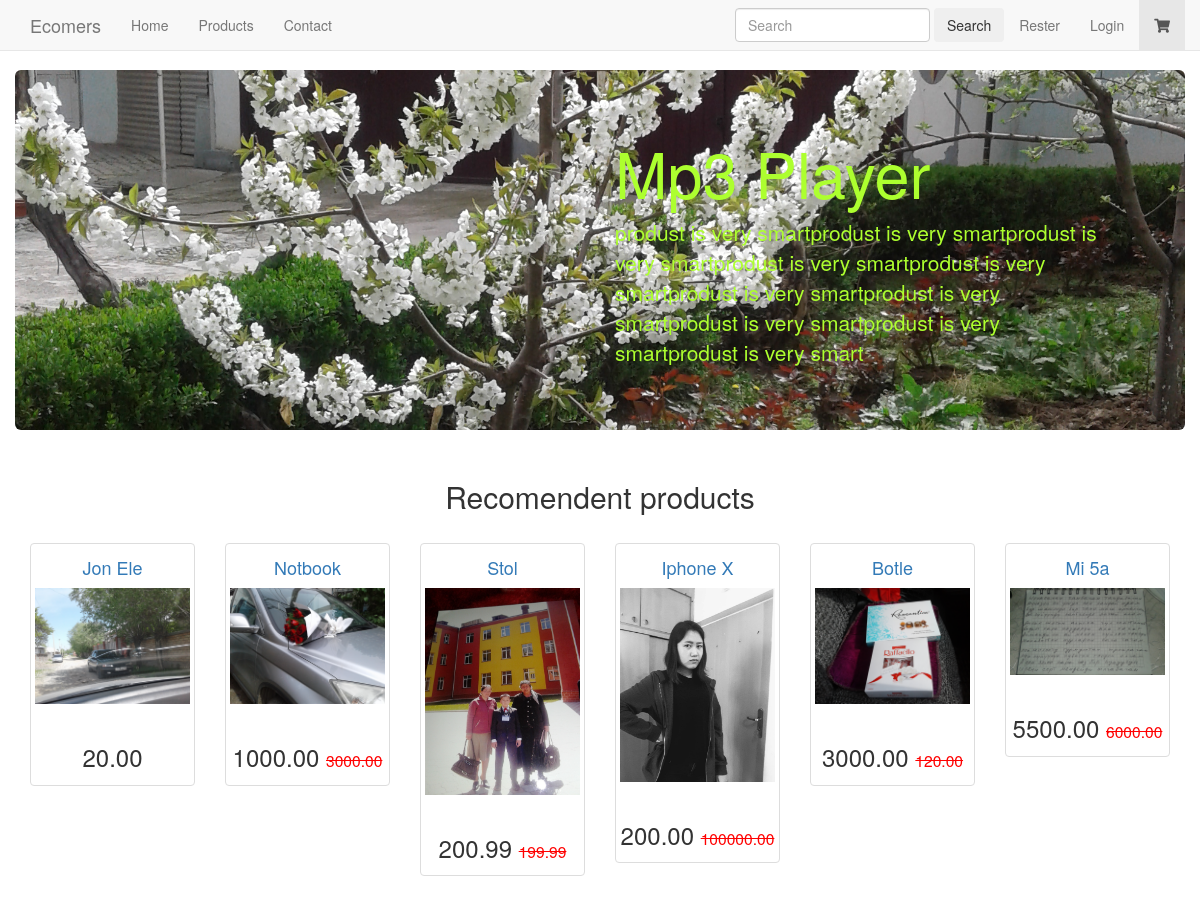
The page / on the database its author committed.
### products/models.py (models this page shows, shortened)
class ProductFeatured(models.Model):
    product = models.ForeignKey(Product)
    image = models.ImageField(upload_to=image_upload_products_featured,)
    title = models.CharField(blank=True,null =True, max_length=100)
    text = models.TextField(blank=True,null =True,)
    text_right = models.BooleanField(default=True)
    text_css_color = models.CharField(blank=True,null =True,  max_length=20)
    show_price = models.BooleanField(default=False)
    make_image_background = models.BooleanField(default=False)
    active = models.BooleanField(default=True)
    class Meta:
        verbose_name = 'ProductFeatured'
        verbose_name_plural = 'ProductFeatureds'

class Product(models.Model):
    title = models.CharField( max_length=100)
    description = models.TextField(blank=True , null = True)
    price = models.DecimalField(max_digits=20, decimal_places=2)
    active = models.BooleanField(default=True)
    categories = models.ManyToManyField('Category',blank=True)
    default = models.ForeignKey('Category', related_name = 'default_category', null = True,blank=True)
    objects = ProductManager()
    class Meta:
        verbose_name = 'Product'
        verbose_name_plural = 'Products'
    def get_absolute_url(self):
        return reverse("product_detail", kwargs = {"pk":self.pk})
    def get_html_price(self):
        if self.variation_set.first().sale_price is not None:
            html_price='<h3 id="price">%s <small class="org-price" id="price"> %s</small></h3>'%(self.variation_set.first().sale_price,self.variation_set.first().price)
        else:
            html_price = '<h3 id="price">%s</h3>'%(self.variation_set.first().price)
        return mark_safe(html_price)
    def get_img_url(self):
        img = self.productimage_set.first()
        if img:
            return img.image.url
        else:
            return img

class ProductImage(models.Model):
    product = models.ForeignKey(Product)
    image = models.ImageField(upload_to=image_upload_products,)
    class Meta:
        verbose_name = 'ProductImage'
        verbose_name_plural = 'ProductImages'

class Variation(models.Model):
    product = models.ForeignKey(Product)
    title = models.CharField( max_length=100)
    price = models.DecimalField(max_digits=20, decimal_places=2)
    sale_price = models.DecimalField(max_digits=20, decimal_places=2 , null = True, blank = True)
    active = models.BooleanField(default=True)
    inventory = models.IntegerField(blank=True, null=True)
    class Meta:
        verbose_name = 'Variation'
        verbose_name_plural = 'Variations'

### newlater/views.py (the view)
# urls.py: 2. Add a URL to urlpatterns:  url(r'^$', views.home, name='home')
def home(request):
	template = 'home.html'
	title='Perfect'
	form = SignUpForm(request.POST or None)
	featured_img = ProductFeatured.objects.order_by('?').first()
	products = Product.objects.all().order_by('?')[:6]
	context = {
	'title':title,
	'form':form,
	'featured_img':featured_img,
	'products':products,
	}
	return render(request,template,context)

### newlater/forms.py (shortened to what this page needs)
class SignUpForm(forms.ModelForm):
    class Meta:
        model = SignUp
        fields = ('full_name','email')

### templates/home.html (shortened to what this page needs)
{% extends "base.html" %}
{% load crispy_forms_tags %}
{% block jumbotron%}
<div class="row">
  <div class="col-sm-6 {% if featured_img.text_right %}col-sm-offset-6{% endif %}">
    <h1>{{featured_img.title|title}}</h1>
    <p >{{featured_img.text}}</p>
  </div>
</div>
{% endblock jumbotron %}
{% block content %}
<h2 class="text-center">Recomendent products</h2>
<br>
<div class="row">
  {% for product in products %}
  <div class="col-xs-2">
   {% include "products/product_thumbnail.html" with product=product %}
   </div>
{% cycle '' '' '' '' '' '</div><div class="row">' %}
   {% endfor %}
{% endblock content %}

### templates/base.html (shortened to what this page needs)
<!DOCTYPE html>
{% load staticfiles %}
<html lang="en">
  <head>
    {% include "head_css.html" %}
  </head>
  <body>
<div class="container-fluid">
    {% include 'navbar.html' %}
    {% block jum %}
        <div class="jumbotron">
        {% block jumbotron %}
        {% endblock jumbotron %}
        </div>
      {% endblock %}
      <div class="container">
      {% block content %}
      {% endblock content %}
      </div>
    </div>
  </body>
</html>

### templates/head_css.html (shortened to what this page needs)
{% load staticfiles %}
<link href="{% static 'css/bootstrap.min.css' %}" rel="stylesheet">
<link href="{% static 'css/workaround.css' %}" rel="stylesheet">
<link href="{% static 'css/navbar-fixed-top.css' %}" rel="stylesheet">
<link rel="stylesheet" href="{% static 'css/castom.css' %}">
<link rel="stylesheet" href="https://use.fontawesome.com/releases/v5.2.0/css/all.css">

### templates/navbar.html (shortened to what this page needs)
<nav class="navbar navbar-default navbar-fixed-top">
  <div class="container">
    <div class="navbar-header">
      <a class="navbar-brand" href="#">Ecomers</a>
    </div>
    <div id="navbar" class="navbar-collapse collapse">
      <ul class="nav navbar-nav">
        <li><a href="{% url 'home' %}">Home</a></li>
        <li><a href="{% url 'product_list' %}">Products</a></li>
        <li><a href="{% url 'contact' %}">Contact</a></li>
      </ul>
      <ul class="nav navbar-nav navbar-right">
        <li >
        <form class="form-inline mt-2 mt-md-0" style="margin-top:3%" method="get" action="{% url 'product_list' %}">
         <input class="form-control mr-sm-2" type="text" placeholder="Search" aria-label="Search" name="q">
         <button class="btn btn-outline-success my-2 my-sm-0" type="submit">Search</button>
       </form>
      </li>
        {% if user.is_authenticated %}
        <li><a href="{% url 'order' %}">Orders</a></li>
        <li><a href="{% url 'auth_logout' %}">Logout</a></li>
        {% else %}
        <li><a href="{% url 'registration_register' %}">Rester</a></li>
        <li><a href="{% url 'auth_login' %}">Login</a></li>
        {% endif %}
        <li class="active"><a href="{% url 'cart' %}"><i class="fas fa-shopping-cart fa-1x"></i> </a></li>
      </ul>
    </div>
  </div>
</nav>

### templates/products/product_thumbnail.html
<div class="thumbnail text-center">
<h4><a href="{{product.get_absolute_url}}">{{product.title|title}}</a></h4>
{% if product.get_img_url %}
<a href="{{product.get_absolute_url}}"><img src="{{product.get_img_url}}" class="img-responsive" alt="..."></a>
<br>
{% endif %}
{{product.get_html_price}}
</div>

### templates/java_sc.html (shortened to what this page needs)
{% load staticfiles %}

### static_in_pro/our_static/css/navbar-fixed-top.css (style rules this page uses)
body { min-height: 2000px; padding-top: 70px; }

### static_in_pro/our_static/css/castom.css (style rules this page uses)
.org-price { color:red; text-decoration: line-through; }

### rows shown on the page
ProductFeatured: title "Mp3 Player", text "produst is very smartprodust is very smartprodust is very smartprodust is very smartprodust is very smartprodust is very smartprodust is very smartprodust is very smartprodust is very smartprodust is very smart"
Product: title "Jon Ele", get_img_url (picture), get_html_price "20.00"
Product: title "Notbook", get_img_url (picture), get_html_price "1000.00 3000.00"
Product: title "Stol", get_img_url (picture), get_html_price "200.99 199.99"
Product: title "Iphone X", get_img_url (picture), get_html_price "200.00 100000.00"
Product: title "Botle", get_img_url (picture), get_html_price "3000.00 120.00"
Product: title "Mi 5a", get_img_url (picture), get_html_price "5500.00 6000.00"
